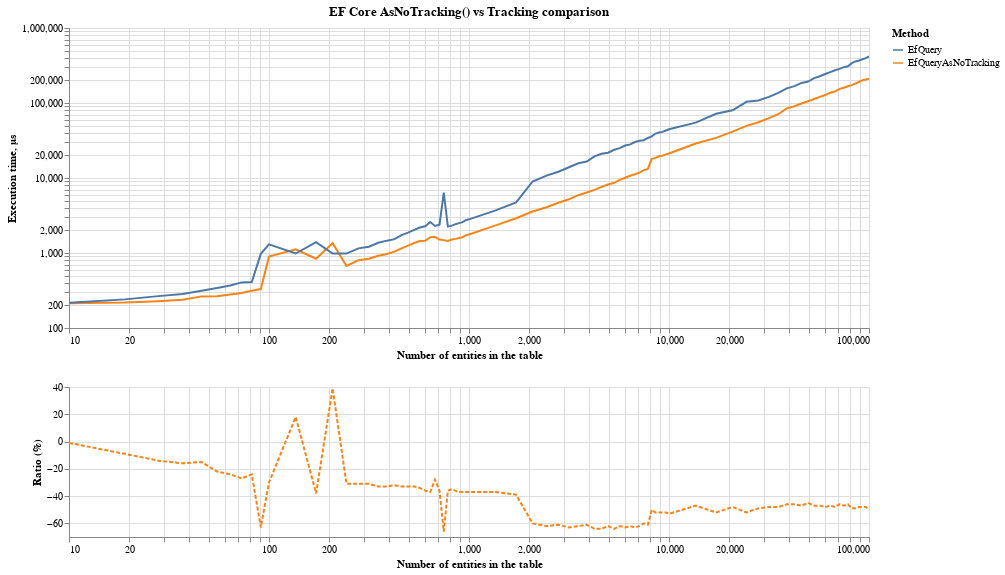

The notebook cell saved with this chart:
### Markdown cell above
# AsNoTracking

### Code cell
import pandas as pd
import altair as alt


alt.theme.enable("latimes")

df = pd.read_csv(
    "..\\AsNoTracking\\BenchmarkDotNet.Artifacts\\results\\Benchmark.Benchmark-report.csv",
    delimiter=";",
)

def clean_data(df):
    df["Mean"] = df["Mean"].str.replace(" μs", "", case=False, regex=False)
    df["Mean"] = df["Mean"].str.replace(",", "", case=False, regex=False)
    df = df.astype({"Mean": "float64"})
    # Clean Ratio column (remove % and convert to float)
    df["Ratio"] = df["Ratio"].astype(str).str.replace("%", "", case=False, regex=False)
    df["Ratio"] = pd.to_numeric(df["Ratio"], errors="coerce")
    return df

df_clean = clean_data(df.copy())

# Main chart: Execution time
main_plot = (
    alt.Chart(df_clean)
    .mark_line()
    .encode(
        y=alt.Y("Mean", sort="x").scale(type="log").title("Execution time, μs"),
        x=alt.X("WorkersCount").scale(type="log").title("Number of entities in the table"),
        color="Method",
    )
    .properties(
        title="EF Core AsNoTracking() vs Tracking comparison",
        height=300,
        width=800,
    )
)

# Ratio chart
ratio_plot = (
    alt.Chart(df_clean)
    .mark_line(strokeDash=[4,2])
    .encode(
        y=alt.Y("Ratio", title="Ratio (%)"),
        x=alt.X("WorkersCount").scale(type="log").title("Number of entities in the table"),
        color="Method",
    )
    .properties(
        height=150,
        width=800,
    )
)

# Combine vertically
final_plot = alt.vconcat(main_plot, ratio_plot)
final_plot.show()
final_plot.save("results.png", scale_factor=2)

### Figure 1 — Vega-Lite specification as saved in the notebook (floating-point values rounded to 4 significant figures; data arrays with more than 128 entries replaced by an {"elided": "..."} marker saying what was removed)
{"usermeta": {"embedOptions": {"theme": "latimes"}}, "config": {"view": {"continuousWidth": 300, "continuousHeight": 300}}, "vconcat": [{"mark": {"type": "line"}, "encoding": {"color": {"field": "Method", "type": "nominal"}, "x": {"field": "WorkersCount", "scale": {"type": "log"}, "title": "Number of entities in the table", "type": "quantitative"}, "y": {"field": "Mean", "scale": {"type": "log"}, "sort": "x", "title": "Execution time, μs", "type": "quantitative"}}, "height": 300, "title": "EF Core AsNoTracking() vs Tracking comparison", "width": 800}, {"mark": {"type": "line", "strokeDash": [4, 2]}, "encoding": {"color": {"field": "Method", "type": "nominal"}, "x": {"field": "WorkersCount", "scale": {"type": "log"}, "title": "Number of entities in the table", "type": "quantitative"}, "y": {"field": "Ratio", "title": "Ratio (%)", "type": "quantitative"}}, "height": 150, "width": 800}], "data": {"name": "data-945fca7fab36f0a64a4e43a08d846253"}, "$schema": "https://vega.github.io/schema/vega-lite/v5.20.1.json", "datasets": {"data-945fca7fab36f0a64a4e43a08d846253": {"elided": "172 records"}}}
